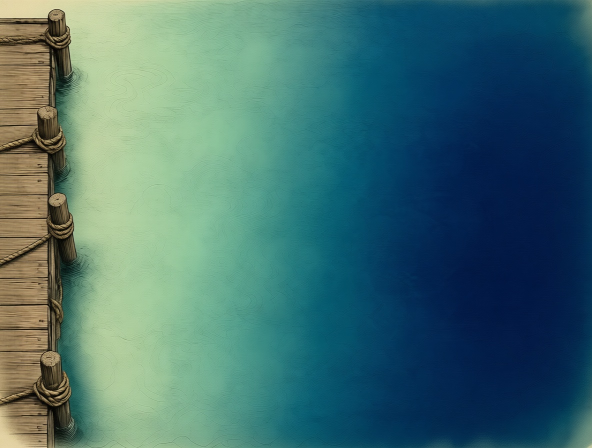
#> input picture art/raw/mix/bg2.png, 1184 x 896 px (shown at 1/2 size)
$ python build_sea.py
#> lines starting #> are read from the running program, lines starting #| are printed output that depends on the picture
"""Builds the lane backdrop public/art/sea.webp from the chart painting art/raw/mix/bg2.png.

The painting has the pier on the left and the sea deepening to the right. The output is the lane
in landscape (dock on the left), 1600 x 960 for an 800 x 480 lane: the pier strip is scaled to the
dock's share of the length (B.dock.edge 112 / 800), the sea fills the rest. The view rotates it in
portrait. Usage: python tools/build_sea.py [src] [out]
"""

import sys
from pathlib import Path

from PIL import Image

ROOT = Path(__file__).resolve().parent.parent
SRC = Path(sys.argv[1]) if len(sys.argv) > 1 else ROOT / "art/raw/mix/bg2.png"
OUT = Path(sys.argv[2]) if len(sys.argv) > 2 else ROOT / "public/art/sea.webp"

W, H = 1600, 960
DOCK = 112 / 800
# where the pier ends in the painting (the posts' outer side), and the vignette trimmed off
PIER_X = 150
TRIM_TOP, TRIM_BOTTOM, TRIM_RIGHT = 14, 14, 40

im = Image.open(SRC).convert("RGB")
#> im is the input picture: PIL image 1184x896 RGB; mean R, G, B 68.2, 111.2, 111.1
sw, sh = im.size
#> sw = 1184; sh = 896
pier = im.crop((0, TRIM_TOP, PIER_X, sh - TRIM_BOTTOM))
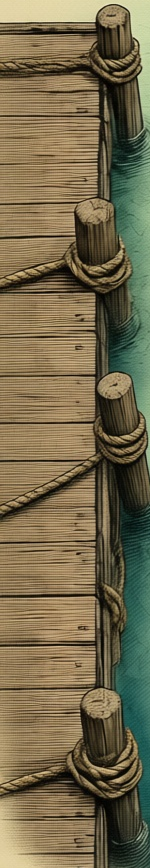
#> pier: PIL image 150x868 RGB; mean R, G, B 117.2, 106.7, 77.3
sea = im.crop((PIER_X, TRIM_TOP, sw - TRIM_RIGHT, sh - TRIM_BOTTOM))
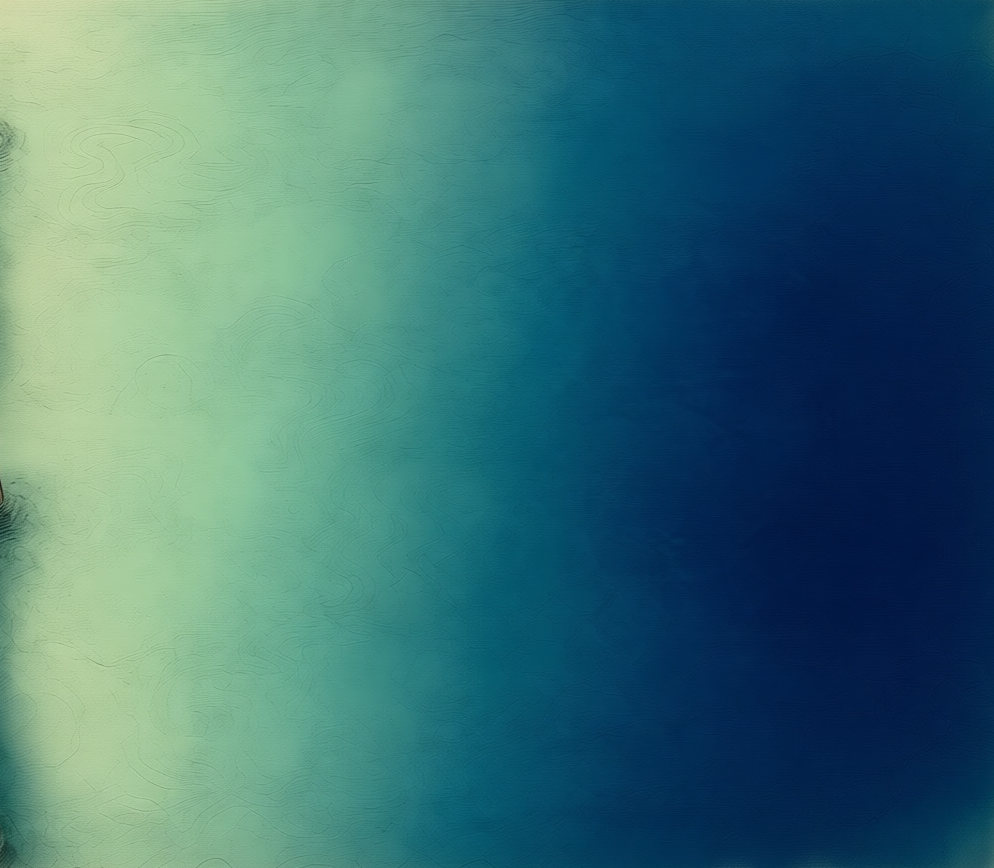
#> sea: PIL image 994x868 RGB; mean R, G, B 62, 113.1, 116.7
dock_w = round(W * DOCK)
out = Image.new("RGB", (W, H))
#> out: PIL image 1600x960 RGB; every value is 0
out.paste(pier.resize((dock_w, H), Image.LANCZOS), (0, 0))
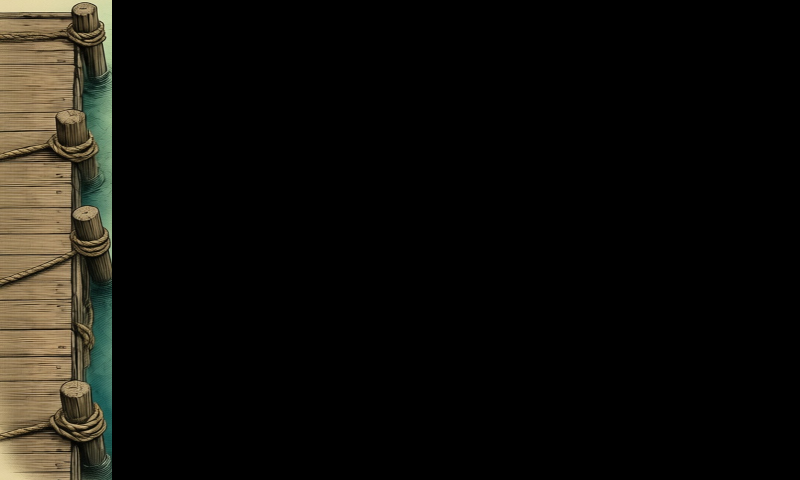
#> out: PIL image 1600x960 RGB (shown at 1/2 size); mean R, G, B 16.4, 14.9, 10.8
out.paste(sea.resize((W - dock_w, H), Image.LANCZOS), (dock_w, 0))
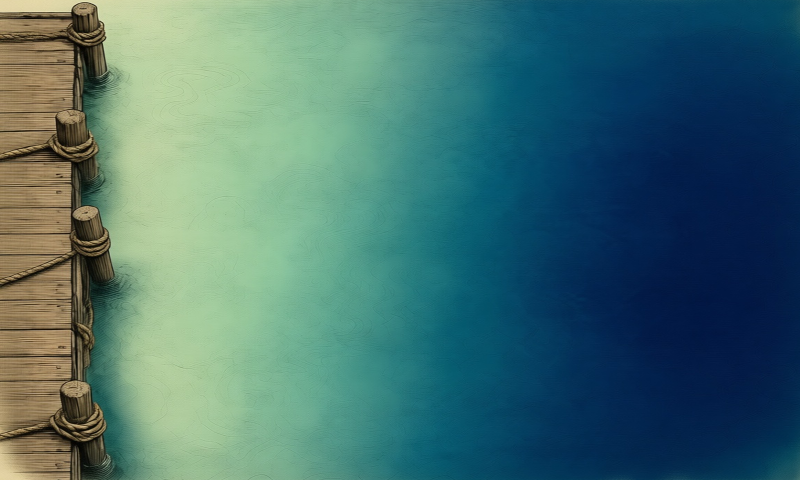
#> out: PIL image 1600x960 RGB (shown at 1/2 size); mean R, G, B 69.7, 112.2, 111.2
OUT.parent.mkdir(parents=True, exist_ok=True)
out.save(OUT, "WEBP", quality=82, method=6)
#> (the run stopped early here; a loop or call above may not have finished)
